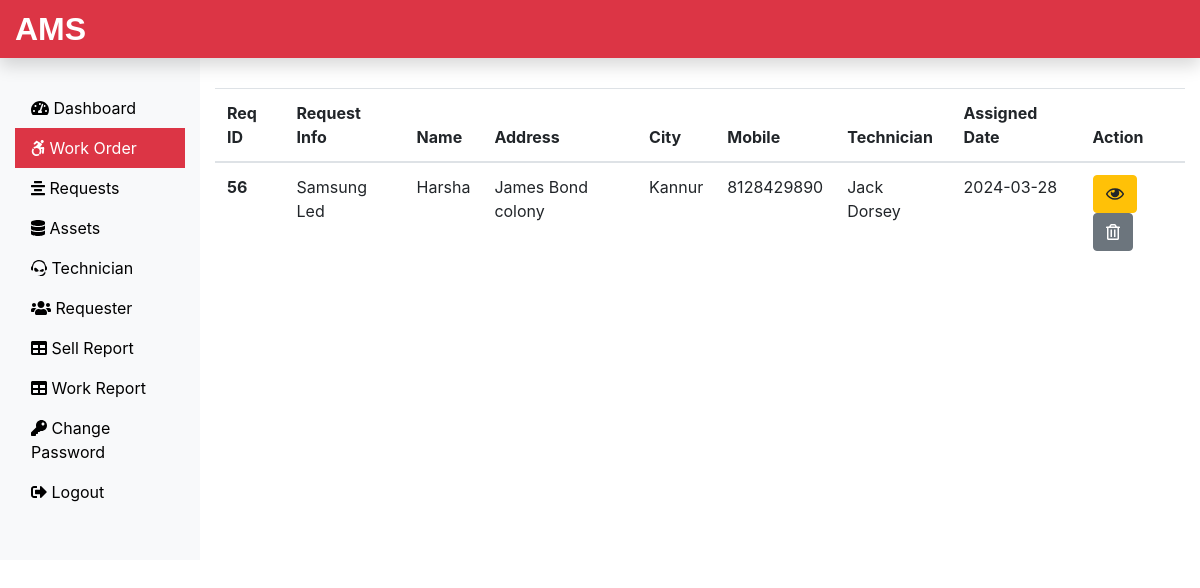
The page /Admin/work.php (signed in) on the database as committed earlier.
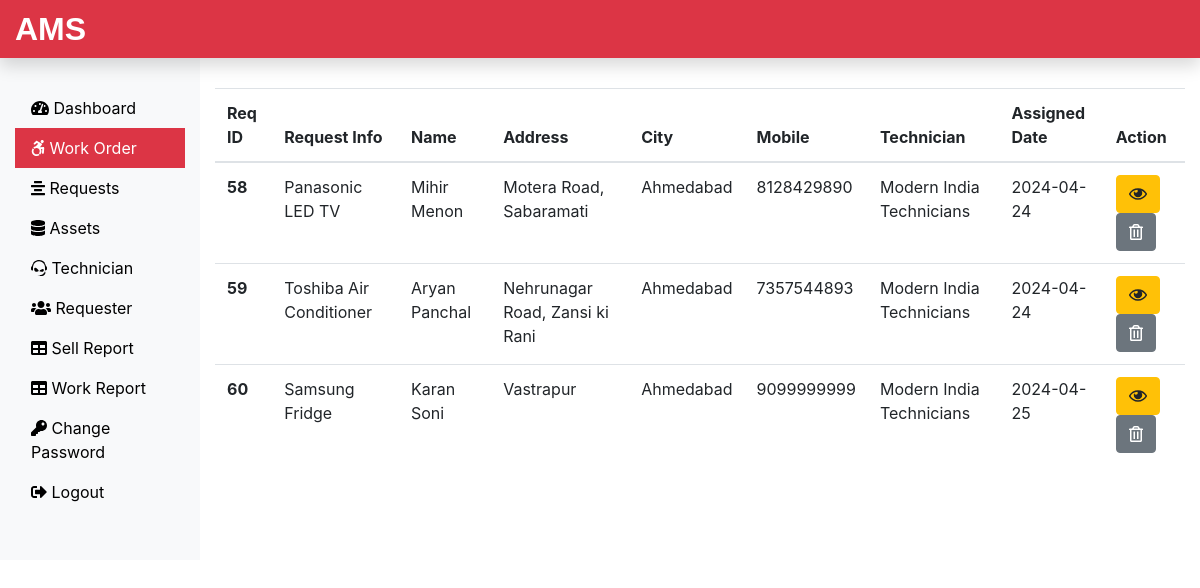
The same page on the database as committed later.
### tables this page shows
CREATE TABLE `assignwork_tb` (
  `rno` int(11) NOT NULL,
  `request_id` int(11) NOT NULL,
  `request_info` text NOT NULL,
  `request_desc` text NOT NULL,
  `requester_name` varchar(60) NOT NULL,
  `requester_add1` text NOT NULL,
  `requester_add2` text NOT NULL,
  `requester_city` varchar(60) NOT NULL,
  `requester_state` varchar(60) NOT NULL,
  `requester_zip` int(11) NOT NULL,
  `requester_email` varchar(60) NOT NULL,
  `requester_mobile` bigint(11) NOT NULL,
  `assign_tech` varchar(60) NOT NULL,
  `assign_date` date NOT NULL
);

### Admin/work.php (the view, shortened to what this page needs)
<?php
include('includes/header.php');
include('../dbConnection.php');
?>
<div class="col-sm-9 col-md-10 mt-5">
  <?php
 $sql = "SELECT * FROM assignwork_tb";
 $result = $conn->query($sql);
 if($result->num_rows > 0){
  echo '<table class="table">
  <thead>
    <tr>
      <th scope="col">Req ID</th>
      <th scope="col">Request Info</th>
      <th scope="col">Name</th>
      <th scope="col">Address</th>
      <th scope="col">City</th>
      <th scope="col">Mobile</th>
      <th scope="col">Technician</th>
      <th scope="col">Assigned Date</th>
      <th scope="col">Action</th>
    </tr>
  </thead>
  <tbody>';
  while($row = $result->fetch_assoc()){
    echo '<tr>
    <th scope="row">'.$row["request_id"].'</th>
    <td>'.$row["request_info"].'</td>
    <td>'.$row["requester_name"].'</td>
    <td>'.$row["requester_add2"].'</td>
    <td>'.$row["requester_city"].'</td>
    <td>'.$row["requester_mobile"].'</td>
    <td>'.$row["assign_tech"].'</td>
    <td>'.$row["assign_date"].'</td>
    <td><form action="viewassignwork.php" method="POST" class="d-inline"> <input type="hidden" name="id" value='. $row["request_id"] .'><button type="submit" class="btn btn-warning" name="view" value="View"><i class="far fa-eye"></i></button></form>
    <form action="" method="POST" class="d-inline"><input type="hidden" name="id" value='. $row["request_id"] .'><button type="submit" class="btn btn-secondary" name="delete" value="Delete"><i class="far fa-trash-alt"></i></button></form>
    </td>
    </tr>';
   }
   echo '</tbody> </table>';
  } else {
    echo "0 Result";
  }
  ?>
</div>
</div>
</div>
<?php
include('includes/footer.php');
?>

Rows that differ between the two databases and show on the page:
removed assignwork_tb: request "56", request_info "Samsung Led", requester_name "Harsha", requester_add2 "James Bond colony", requester_city "Kannur", requester_mobile "8128429890", assign_tech "Jack Dorsey", assign_date "2024-03-28"
added assignwork_tb: request "58", request_info "Panasonic LED TV", requester_name "Mihir Menon", requester_add2 "Motera Road, Sabaramati", requester_city "Ahmedabad", requester_mobile "8128429890", assign_tech "Modern India Technicians", assign_date "2024-04-24"
added assignwork_tb: request "59", request_info "Toshiba Air Conditioner", requester_name "Aryan Panchal", requester_add2 "Nehrunagar Road, Zansi ki Rani", requester_city "Ahmedabad", requester_mobile "7357544893", assign_tech "Modern India Technicians", assign_date "2024-04-24"
added assignwork_tb: request "60", request_info "Samsung Fridge", requester_name "Karan Soni", requester_add2 "Vastrapur", requester_city "Ahmedabad", requester_mobile "9099999999", assign_tech "Modern India Technicians", assign_date "2024-04-25"
